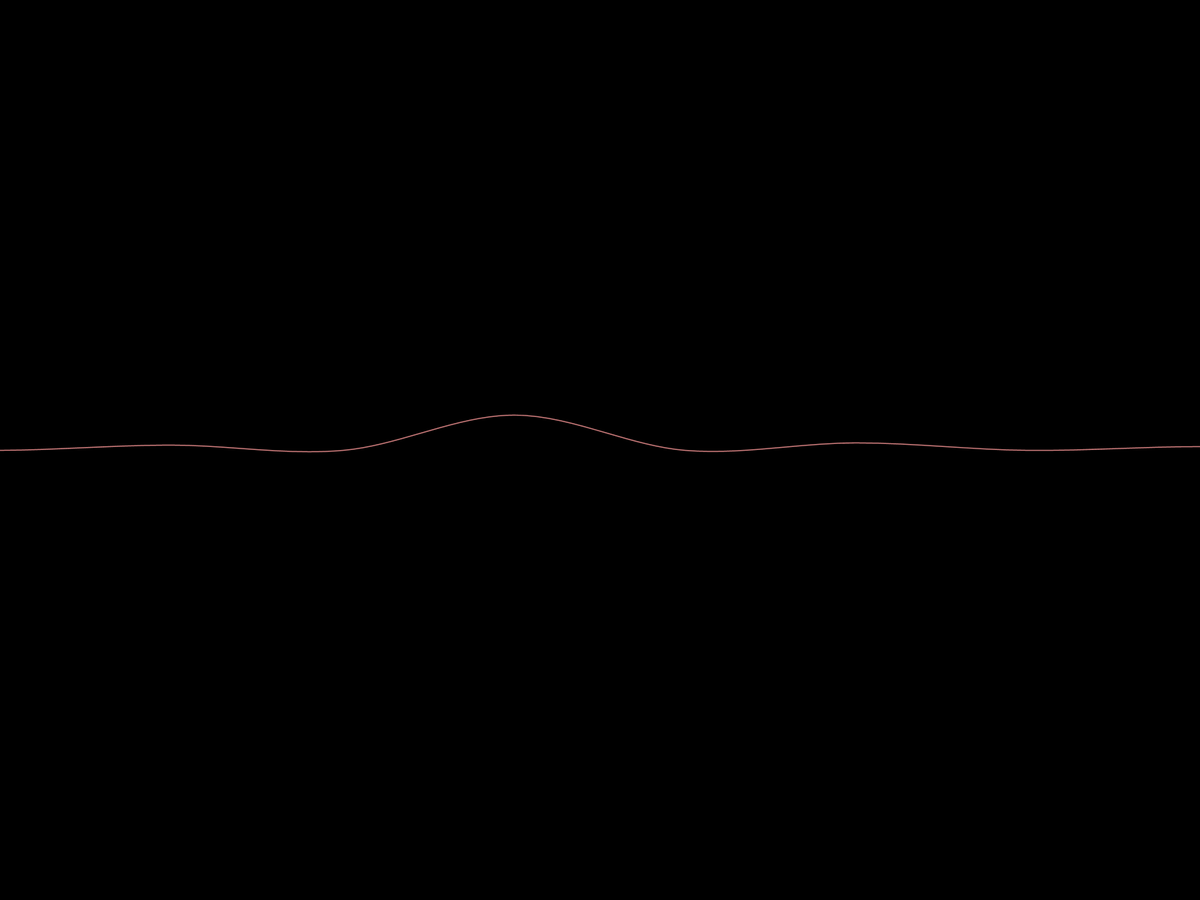
Frame 1 (no input)
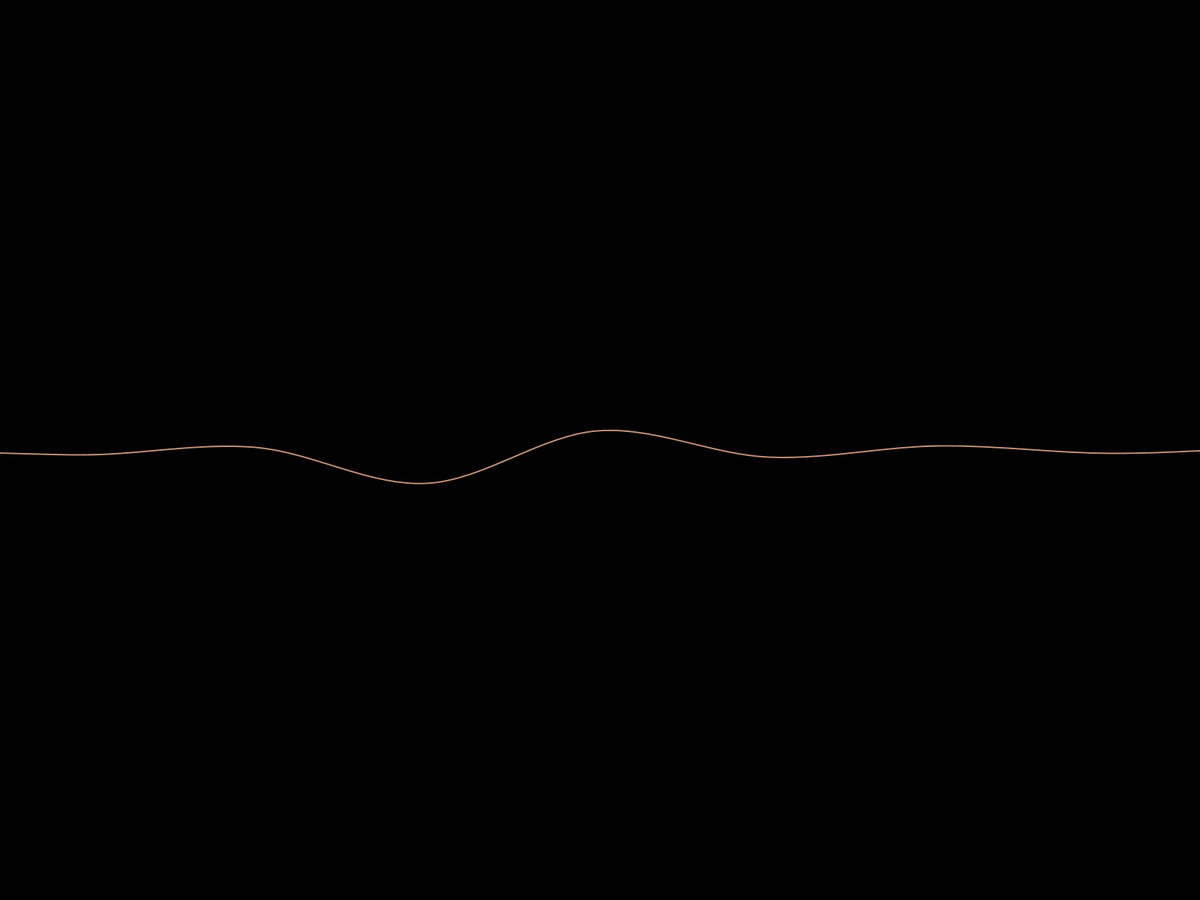
Frame 60 (the mouse pressed at the canvas centre just before this capture)
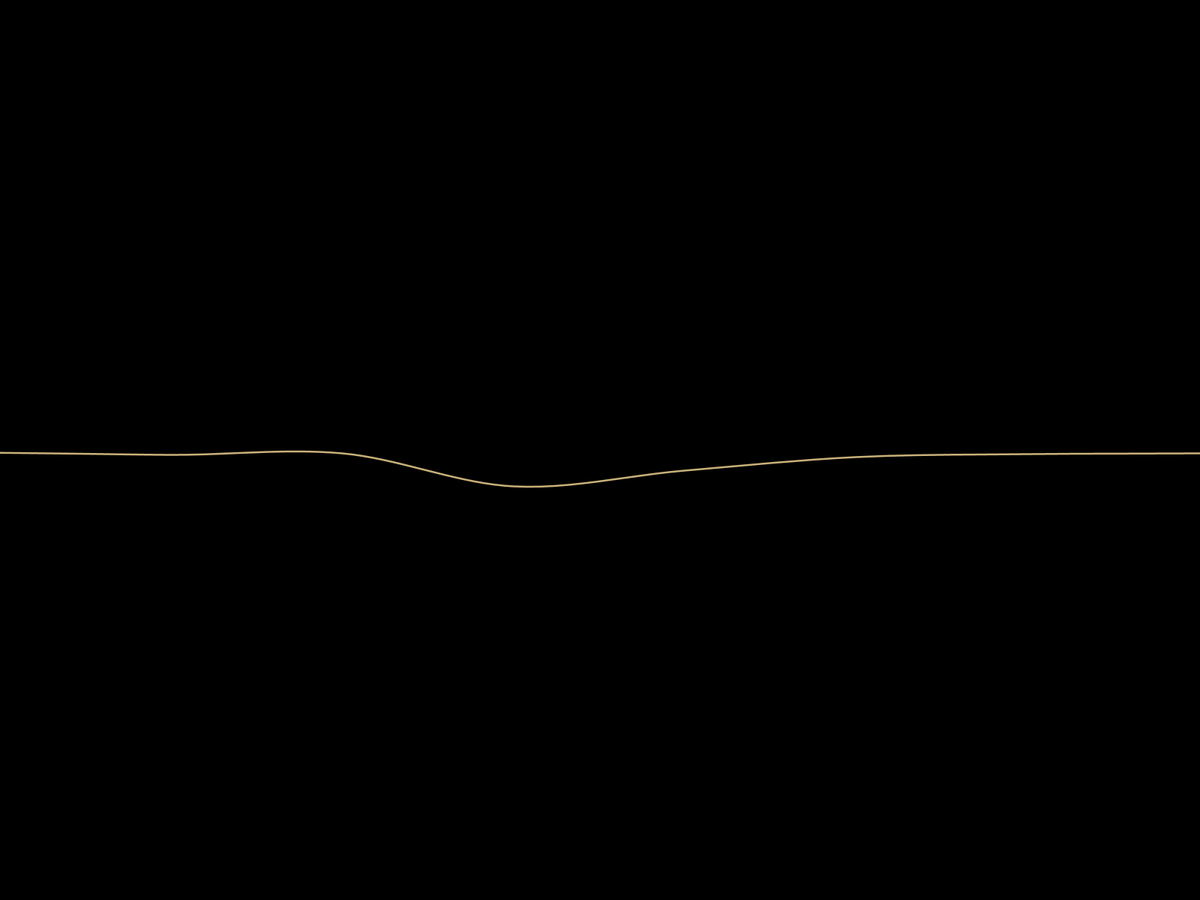
Frame 120 (the mouse held since frame 60 and released just before this capture)

The Processing sketch that drew these frames (run headless with seeded random() and noise(); from frame 60 on, the mouse is pressed at the canvas centre):

// Processing sketch: oscillatory_motion_peaks
// ── oscillatory_motion_peaks.pde
int d , h, n, w, a = 0,a2,r;
float h2,t,x,y; boolean up = true;
void setup(){
  //size(800,600);
  fullScreen();
  noCursor();
  y = height/2;
  h = height/15;
  d = width/7;//60;
  n = 0; w = d; t = 0; r = 0;
  h2 = 0;
  background(0);
  colorMode(HSB);
}
void draw(){
  frameRate(60);
  //fill(0,25);  noStroke();
  //rect(0,0,width,height);
  background(0);
  n = (n<1024)? ++n : 0; stroke(n/4,100,200);
  strokeWeight(1.5 + 1*(sin(PI*cos(radians(a++/2))))); noFill();
  t += tval(0);
  r = (r<=720)? r : 0; ++r;
  a = (a<=360)? a : 0;
  h2 = h2val(0);
  drawShape();
  //troubleshoot();
}
void drawShape()
{
  beginShape();
  vertex(0-2*d,y);
    for (int x = -2*(d) ;x < width+2*d; x+=2*d)
    {
     a2 = abs((x-width/3)); map(a2,0,width/2,1,d); //bigger in the middle left
     //tshoot(x); 
      curveVertex(x+t ,y +curveY(0,false));
      curveVertex((x)+d+t,y -+curveY(0,true));
    }
    vertex(width +2*d,y);
  endShape();
}
float curveY(int i,boolean cos)  //i is displacement
{
  if (cos)
  return ((h*(h2val(i)/a2)*cos(radians(a-i))));
  else
  return ((h*(h2val(i)/a2)*sin(radians(a-i))));
}
float tval(int i)   //i is displacement
{
  return 2*sin(2*cos(radians((r-i)/2)));
}
float h2val(int i)
{
  return 45+10*sin((radians((r-i)/2)));
}
// ── troubleshoot.pde
IntList xp = new IntList();
float rp = 19, sc = 0.85; int tp = 0, yp = 50, yq = 150;

void troubleshoot()
{
  strokeWeight(1);stroke(255,100);
  line(160,yp+2*rp,160,yp-2*rp);  line(160,12+yq+2*rp,160,-12+yq-2*rp);
  line(160,yq,width,yq);  line(160,12+yq+2*rp,width,12+yq+2*rp);  line(160,-12+yq-2*rp,width,-12+yq-2*rp);
  stroke(255,200);
  text("T" ,150,yp);
  text("CurveY" ,115,yq);
  xp.append(tp++);
  for (int i = 0; i<xp.size();i++){
    if (xp.get(i) <=width)
    stroke(#C1E850);  point(160+xp.get(i),yp+rp*tval(i));
    stroke(#E85092);  point(160+xp.get(i),yq+rp*curveY(i,true)*sc);
    stroke(#50B6E8);  point(160+xp.get(i),yq+rp*curveY(i,false)*sc);
  }
  strokeWeight(4);
  stroke(#50E88B);  point(160,yp +rp*tval(0));
  stroke(#FF5596);  point(160,yq +rp*curveY(0,true)*sc);
  stroke(#50D2E8);  point(160,yq +rp*curveY(0,false)*sc);
}
void tshoot(int x)
{
  fill(255);
  text(a2 + "  " + h2,x,y-120);
  text(x ,x,y-100);
  text(h + "  " + (y +((h*(h2/a2)*sin(radians(a))))),x,y-80);
  text(t,30,30);
  text((up)? "true" : "false",30,60); text("        " + h2,30,60);
  noFill();
}
